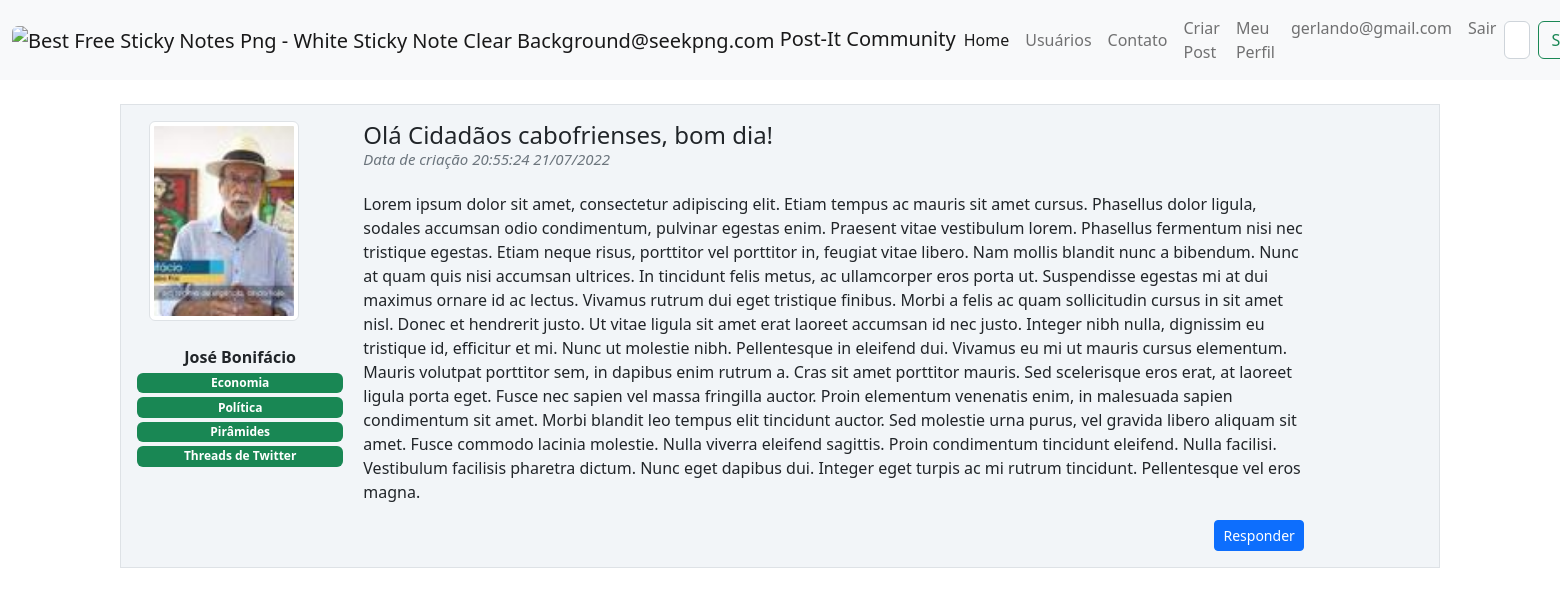
/post/2 (signed in), run on the app's committed database.
### post_it/models.py (models this page shows)
class Usuario(database.Model, UserMixin):
    id = database.Column(database.Integer, primary_key=True)
    username = database.Column(database.String, nullable=False)
    senha = database.Column(database.String, nullable=False)
    email = database.Column(database.String, nullable=False, unique=True)
    foto_perfil = database.Column(database.String, default='default.png')
    posts = database.relationship('Post', backref='author', lazy=True)
    interesses = database.Column(database.String, nullable=False, default='Não informado')

class Post(database.Model):
    id = database.Column(database.Integer, primary_key=True)
    titulo = database.Column(database.String, nullable=False)
    corpo = database.Column(database.Text, nullable=False)
    data_criacao = database.Column(database.DateTime, nullable=False, default=datetime.utcnow())
    id_usuario = database.Column(database.Integer, database.ForeignKey('usuario.id'), nullable=False)
    resposta = database.relationship('Resposta', backref='post', lazy=True)

### post_it/routes.py (the view)
@login_required
@app.route('/post/<post_id>', methods=['GET', 'POST'])
def exibir_post(post_id):
    post = Post.query.get(post_id)
    if current_user == post.author:
        form = True
    else:
        form = None
    return render_template('post.html', post=post, form=form)

### post_it/models.py (called while the page is built)
@login_manager.user_loader
def load_user(id_usuario):
    usuario = Usuario.query.get(int(id_usuario))
    return usuario

### post_it/templates/post.html (shortened to what this page needs)
{% extends 'base.html'%}
{% block body%}
<div class="container">
    <div class = "row border mt-4 p-3 meupost">
        <div class = "col col-2 text-center">
            <div class="image pe-2">
               <img src="{{ url_for('static', filename='fotos_perfil/{}'.format(post.author.foto_perfil))}}" alt="{{ url_for('static', filename='fotos_perfil/{}'.format('default.png'))}}" class="box-foto-post img-thumbnail rounded"  >
                <br></b><strong>{{ post.author.username}}</strong><br>
                <div class="row justify-content-center">
                {% for interesse in post.author.interesses.split(';') %}
                    <span class="badge bg-success mt-1">{{ interesse }}</span>
                {% endfor %}
                </div>
            </div>
        </div>
        <div class = "col col-9">
            <h4>{{post.titulo}}
                <small class="text-muted d-flex align-items-start" style="font-size: 15px">
                    <p class="fst-italic">Data de criação {{post.data_criacao.strftime('%H:%M:%S %d/%m/%Y')}}</p>
                </small>
            </h4>
            <p class="justify-content-center">{{ post.corpo }}</p>
            <div class="d-grid gap-2 d-md-flex justify-content-md-end">
                  <a href="{{ url_for('resposta_post', post_id=post.id) }}"><button class="btn btn-primary btn-sm" type="button">Responder</button></a>
            </div>
        </div>
    </div>
</div>
{% endblock%}

### post_it/templates/navbar.html (shortened to what this page needs)
<nav class="navbar navbar-expand-lg bg-light">
  <div class="container-fluid">
    <a class="navbar-brand" href="{{ url_for('home') }}">
      <img class='img-fluid rounded' height="40" width="40"  src="https://www.seekpng.com/png/detail/12-123414_best-free-sticky-notes-png-white-sticky-note.png" alt="Best Free Sticky Notes Png - White Sticky Note Clear Background@seekpng.com">
      Post-It Community</a>
    <div class="collapse navbar-collapse" id="navbarSupportedContent">
      <ul class="navbar-nav me-auto mb-2 mb-lg-0">
        <li class="nav-item">
          <a class="nav-link active" aria-current="page" href="{{ url_for('home') }}">Home</a>
        </li>
        <li class="nav-item">
          <a class="nav-link" href="{{ url_for('users') }}">Usuários</a>
        </li>
        <li class="nav-item">
          <a class="nav-link" href="{{ url_for('contato') }}">Contato</a>
        </li>
      </ul>
      {% if current_user.is_authenticated %}
       <ul class="navbar-nav d-flex">
          <li class="nav-item">
            <a class="nav-link" href="{{ url_for('criar_post')}}">Criar Post</a>
          </li>
         <li class="nav-item">
            <a class="nav-link" href="{{ url_for('perfil')}}">Meu Perfil</a>
          </li>
         <li class="nav-item">
           <a class="nav-link fw-light" >{{ current_user.email }}</a>
         </li>
         <li class="nav-item">
            <a class="nav-link" href="{{ url_for('sair')}}">Sair</a>
          </li>
        </ul>
      {% endif %}
      <form class="d-flex" role="search">
        <input class="form-control me-2" type="search" placeholder="Search" aria-label="Search">
        <button class="btn btn-outline-success" type="submit">Search</button>
      </form>
    </div>
  </div>
</nav>

### post_it/static/main.css (style rules this page uses)
.meupost { background: #f2f5f8 !important; }
.box-foto-post { max-width:100%; width: 150px; height: 200px; object-fit: cover; display: block; }

### data on the page
Usuario: email "gerlando@gmail.com"
Usuario: foto_perfil (picture), author.username "José Bonifácio"
Post: titulo "Olá Cidadãos cabofrienses, bom dia!", data_criacao "20:55:24 21/07/2022", corpo "Lorem ipsum dolor sit amet, consectetur adipiscing elit. Etiam tempus ac mauris sit amet cursus. Phasellus dolor ligula, sodales accumsan odio condimentum, pulvinar egestas enim. Praesent vitae vestibulum lorem. Phasellus fermentum nisi nec tristique egestas. Etiam neque risus, porttitor vel porttitor in, feugiat vitae libero. Nam mollis blandit nunc a bibendum. Nunc at quam quis nisi accumsan ultrices. In tincidunt felis metus, ac ullamcorper eros porta ut. Suspendisse egestas mi at dui maximus ornare id ac lectus. Vivamus rutrum dui eget tristique finibus. Morbi a felis ac quam sollicitudin cursus in sit amet nisl. Donec et hendrerit justo. Ut vitae ligula sit amet erat laoreet accumsan…"

### other printed values
{{ interesse }} "Economia" "Política" "Pirâmides" "Threads de Twitter"
